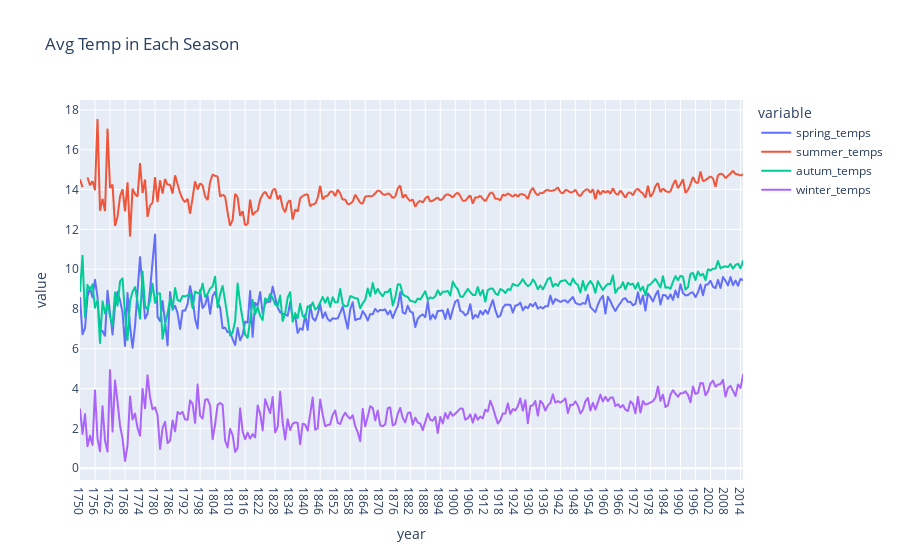

The cell this chart's notebook holds for it:
### Code cell
fig= px.line(
    data_frame=season,
    x='year',
    y=['spring_temps', 'summer_temps', 'autum_temps', 'winter_temps'],
    title='Avg Temp in Each Season'
)
fig.show()

### Figure 1 — Plotly figure (JSON) as saved in the notebook; plotly's stock layout.template omitted (floating-point values rounded to 4 significant figures; data arrays with more than 128 entries replaced by an {"elided": "..."} marker saying what was removed)
{"data": [{"hovertemplate": "variable=spring_temps<br>year=%{x}<br>value=%{y}<extra></extra>", "legendgroup": "spring_temps", "line": {"color": "#636efa", "dash": "solid"}, "marker": {"symbol": "circle"}, "mode": "lines", "name": "spring_temps", "showlegend": true, "x": {"elided": "266 str values"}, "xaxis": "x", "y": {"elided": "266 float values"}, "yaxis": "y", "type": "scattergl"}, {"hovertemplate": "variable=summer_temps<br>year=%{x}<br>value=%{y}<extra></extra>", "legendgroup": "summer_temps", "line": {"color": "#EF553B", "dash": "solid"}, "marker": {"symbol": "circle"}, "mode": "lines", "name": "summer_temps", "showlegend": true, "x": {"elided": "266 str values"}, "xaxis": "x", "y": {"elided": "266 float values"}, "yaxis": "y", "type": "scattergl"}, {"hovertemplate": "variable=autum_temps<br>year=%{x}<br>value=%{y}<extra></extra>", "legendgroup": "autum_temps", "line": {"color": "#00cc96", "dash": "solid"}, "marker": {"symbol": "circle"}, "mode": "lines", "name": "autum_temps", "showlegend": true, "x": {"elided": "266 str values"}, "xaxis": "x", "y": {"elided": "266 float values"}, "yaxis": "y", "type": "scattergl"}, {"hovertemplate": "variable=winter_temps<br>year=%{x}<br>value=%{y}<extra></extra>", "legendgroup": "winter_temps", "line": {"color": "#ab63fa", "dash": "solid"}, "marker": {"symbol": "circle"}, "mode": "lines", "name": "winter_temps", "showlegend": true, "x": {"elided": "266 str values"}, "xaxis": "x", "y": {"elided": "266 float values"}, "yaxis": "y", "type": "scattergl"}], "layout": {"xaxis": {"anchor": "y", "domain": [0.0, 1.0], "title": {"text": "year"}}, "yaxis": {"anchor": "x", "domain": [0.0, 1.0], "title": {"text": "value"}}, "legend": {"title": {"text": "variable"}, "tracegroupgap": 0}, "title": {"text": "Avg Temp in Each Season"}}}
